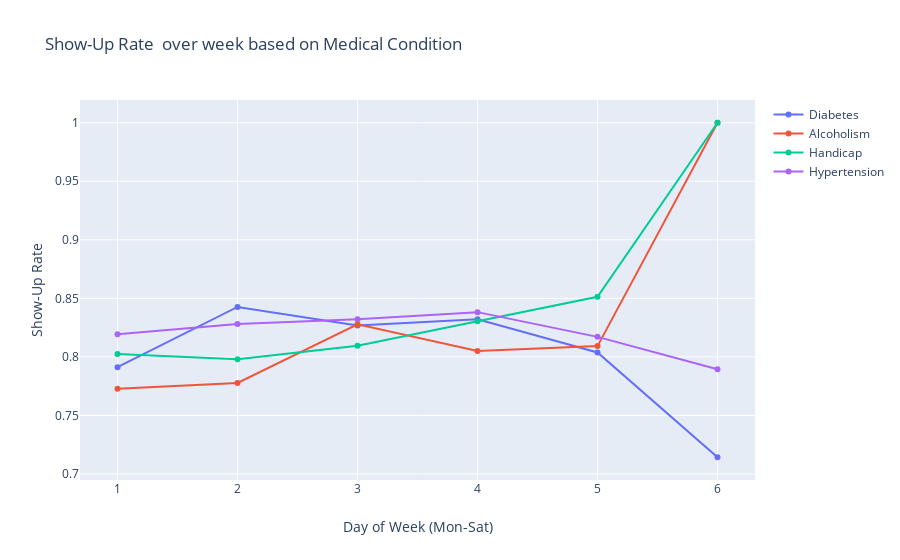

Write notebook code for a chart like this one.
### Markdown cell above
There might be a possibility for patients with a particular condition to show-up more on certain days of week, if so what could be the trend ?

### Code cell
trace0 = go.Scatter(
x = Diabetes['DayOfWeek'],
y = Diabetes['Show-Up Rate'],
mode = "lines+markers",
text = Diabetes['Category'],
name = 'Diabetes')

trace1 = go.Scatter(
x = Alcoholism['DayOfWeek'],
y = Alcoholism['Show-Up Rate'],
mode = "lines+markers",
text = Alcoholism['Category'],
name = 'Alcoholism')

trace2 = go.Scatter(
x = Handicap['DayOfWeek'],
y = Handicap['Show-Up Rate'],
mode = "lines+markers",
text = Handicap['Category'],
name = 'Handicap')

trace3 = go.Scatter(
x = Hypertension['DayOfWeek'],
y = Hypertension['Show-Up Rate'],
mode = "lines+markers",
text = Diabetes['Category'],
name = 'Hypertension')
layout =dict(title = "Show-Up Rate  over week based on Medical Condition",hovermode='closest',
            xaxis=dict({'title':'Day of Week (Mon-Sat)'}),
            yaxis=dict({'title':'Show-Up Rate'}))
dat = [trace0,trace1,trace2,trace3]
fig = go.Figure(data=dat,layout=layout)
iplot(fig,filename='basic-line')

### Figure 1 — Plotly figure (JSON) as saved in the notebook; plotly's stock layout.template omitted (floating-point values rounded to 4 significant figures)
{"data": [{"mode": "lines+markers", "name": "Diabetes", "text": ["Diabetes", "Diabetes", "Diabetes", "Diabetes", "Diabetes", "Diabetes"], "type": "scatter", "x": [1, 2, 3, 4, 5, 6], "y": [0.7912, 0.8427, 0.8268, 0.8321, 0.8038, 0.7143]}, {"mode": "lines+markers", "name": "Alcoholism", "text": ["Alcoholism", "Alcoholism", "Alcoholism", "Alcoholism", "Alcoholism", "Alcoholism"], "type": "scatter", "x": [1, 2, 3, 4, 5, 6], "y": [0.7727, 0.7778, 0.8278, 0.805, 0.8092, 1]}, {"mode": "lines+markers", "name": "Handicap", "text": ["Handicap", "Handicap", "Handicap", "Handicap", "Handicap", "Handicap"], "type": "scatter", "x": [1, 2, 3, 4, 5, 6], "y": [0.8025, 0.7979, 0.8096, 0.8305, 0.8514, 1]}, {"mode": "lines+markers", "name": "Hypertension", "text": ["Diabetes", "Diabetes", "Diabetes", "Diabetes", "Diabetes", "Diabetes"], "type": "scatter", "x": [1, 2, 3, 4, 5, 6], "y": [0.8194, 0.8281, 0.8322, 0.8382, 0.8171, 0.7895]}], "layout": {"hovermode": "closest", "title": {"text": "Show-Up Rate  over week based on Medical Condition"}, "xaxis": {"title": {"text": "Day of Week (Mon-Sat)"}}, "yaxis": {"title": {"text": "Show-Up Rate"}}}}
